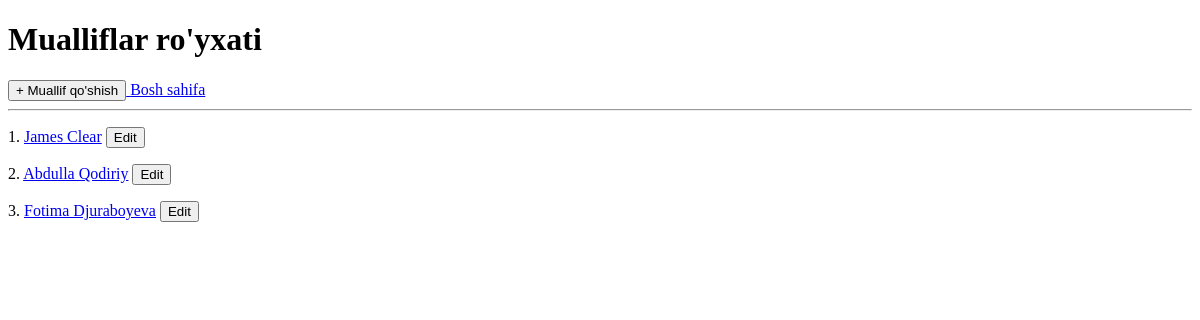
The page /mualliflar/ on the database as committed earlier.
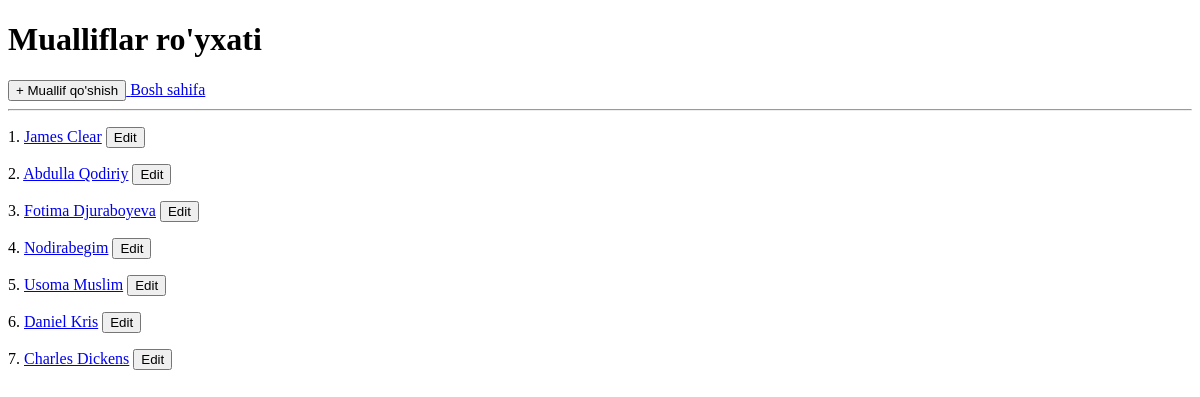
The same page on the database as committed later.
### main_app/models.py (models this page shows, shortened)
class Muallif(models.Model):
    JINS=(
       ('Erkak','Erkak'),
       ('Ayol','Ayol'),
    )
    ism=models.CharField(max_length=200)
    jins=models.CharField(max_length=200,choices=JINS)
    t_sana=models.DateField(blank=True,null=True)
    kitob_soni=models.PositiveSmallIntegerField(blank=True,null=True)
    tirik=models.BooleanField(default=False)

### main_app/views.py (the view)
# urls.py: path('mualliflar/', mualliflar_view),
def mualliflar_view(request):
    mualliflar=Muallif.objects.all()
    context = {
        "mualliflar": mualliflar
    }
    return render(request, "mualliflar.html", context)

### templates/mualliflar.html (shortened to what this page needs)
<!DOCTYPE html>
<html lang="en">
<head>
</head>
<body>
    <h1>Mualliflar ro'yxati</h1>
     <a href="/muallif_add/">
        <button>+ Muallif qo'shish</button>
     </a>
    <a href="/">Bosh sahifa</a>
    <hr>
    {% for muallif in mualliflar %}
        <p>{{ forloop.counter }}.
            <a href="/mualliflar/{{ muallif.id }}/">{{ muallif.ism }}</a>
            <a href="/mualliflar/{{ muallif.id }}/update/">
                <button>Edit</button>
            </a>
        </p>
    {% endfor %}
</body>
</html>

Rows that differ between the two databases and show on the page:
added Muallif: ism "Nodirabegim"
added Muallif: ism "Usoma Muslim"
added Muallif: ism "Daniel Kris"
added Muallif: ism "Charles Dickens"
